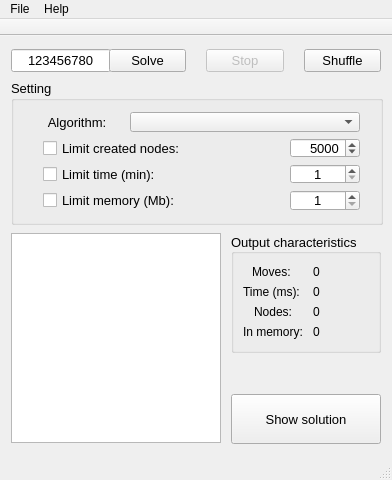
<?xml version="1.0" encoding="UTF-8"?>
<ui version="4.0">
 <class>MainWindow</class>
 <widget class="QMainWindow" name="MainWindow">
  <property name="enabled">
   <bool>true</bool>
  </property>
  <property name="geometry">
   <rect>
    <x>0</x>
    <y>0</y>
    <width>392</width>
    <height>480</height>
   </rect>
  </property>
  <property name="sizePolicy">
   <sizepolicy hsizetype="Fixed" vsizetype="Fixed">
    <horstretch>0</horstretch>
    <verstretch>0</verstretch>
   </sizepolicy>
  </property>
  <property name="minimumSize">
   <size>
    <width>392</width>
    <height>480</height>
   </size>
  </property>
  <property name="maximumSize">
   <size>
    <width>392</width>
    <height>480</height>
   </size>
  </property>
  <property name="windowTitle">
   <string notr="true">8-puzzle</string>
  </property>
  <widget class="QWidget" name="centralWidget">
   <property name="font">
    <font>
     <family>Microsoft Sans Serif</family>
     <pointsize>10</pointsize>
    </font>
   </property>
   <layout class="QVBoxLayout" name="verticalLayout_3">
    <item>
     <layout class="QHBoxLayout" name="horizontalLayout" stretch="2,0,0,0">
      <property name="spacing">
       <number>20</number>
      </property>
      <property name="leftMargin">
       <number>0</number>
      </property>
      <property name="rightMargin">
       <number>0</number>
      </property>
      <item>
       <widget class="QLineEdit" name="lineEdit">
        <property name="sizePolicy">
         <sizepolicy hsizetype="Expanding" vsizetype="Fixed">
          <horstretch>0</horstretch>
          <verstretch>0</verstretch>
         </sizepolicy>
        </property>
        <property name="minimumSize">
         <size>
          <width>100</width>
          <height>0</height>
         </size>
        </property>
        <property name="maximumSize">
         <size>
          <width>16777215</width>
          <height>16777215</height>
         </size>
        </property>
        <property name="toolTip">
         <string>&lt;html&gt;&lt;head/&gt;&lt;body&gt;&lt;p&gt;&lt;span style=&quot; font-size:12pt;&quot;&gt;Enter 9 numbers &lt;/span&gt;&lt;span style=&quot; font-size:12pt; font-weight:600;&quot;&gt;[0; 8]&lt;/span&gt;&lt;/p&gt;&lt;p&gt;&lt;span style=&quot; font-size:12pt; font-style:italic;&quot;&gt;Example: 167234508 &lt;/span&gt;&lt;/p&gt;&lt;/body&gt;&lt;/html&gt;</string>
        </property>
        <property name="inputMethodHints">
         <set>Qt::ImhNone</set>
        </property>
        <property name="text">
         <string>123456780</string>
        </property>
        <property name="maxLength">
         <number>9</number>
        </property>
        <property name="cursorPosition">
         <number>9</number>
        </property>
        <property name="alignment">
         <set>Qt::AlignCenter</set>
        </property>
       </widget>
      </item>
      <item>
       <widget class="QPushButton" name="btnSolve">
        <property name="toolTip">
         <string>&lt;html&gt;&lt;head/&gt;&lt;body&gt;&lt;p&gt;&lt;span style=&quot; font-size:12pt;&quot;&gt;Push button to run algorithm&lt;/span&gt;&lt;/p&gt;&lt;/body&gt;&lt;/html&gt;</string>
        </property>
        <property name="statusTip">
         <string>to run searching...</string>
        </property>
        <property name="text">
         <string>Solve</string>
        </property>
       </widget>
      </item>
      <item>
       <widget class="QPushButton" name="btnStop">
        <property name="enabled">
         <bool>false</bool>
        </property>
        <property name="toolTip">
         <string>&lt;html&gt;&lt;head/&gt;&lt;body&gt;&lt;p&gt;&lt;span style=&quot; font-size:12pt;&quot;&gt;Push button to stop the calculation&lt;/span&gt;&lt;/p&gt;&lt;/body&gt;&lt;/html&gt;</string>
        </property>
        <property name="statusTip">
         <string>to stop searching...</string>
        </property>
        <property name="text">
         <string>Stop</string>
        </property>
        <property name="checkable">
         <bool>false</bool>
        </property>
       </widget>
      </item>
      <item>
       <widget class="QPushButton" name="btnShuffle">
        <property name="toolTip">
         <string>&lt;html&gt;&lt;head/&gt;&lt;body&gt;&lt;p&gt;&lt;span style=&quot; font-size:12pt;&quot;&gt;Push button to random set numbers&lt;/span&gt;&lt;/p&gt;&lt;/body&gt;&lt;/html&gt;</string>
        </property>
        <property name="statusTip">
         <string>to shuffle a numbers...</string>
        </property>
        <property name="text">
         <string>Shuffle</string>
        </property>
       </widget>
      </item>
     </layout>
    </item>
    <item>
     <widget class="QGroupBox" name="groupBox_2">
      <property name="minimumSize">
       <size>
        <width>372</width>
        <height>145</height>
       </size>
      </property>
      <property name="maximumSize">
       <size>
        <width>372</width>
        <height>145</height>
       </size>
      </property>
      <property name="title">
       <string>Setting</string>
      </property>
      <property name="flat">
       <bool>false</bool>
      </property>
      <property name="checkable">
       <bool>false</bool>
      </property>
      <layout class="QVBoxLayout" name="verticalLayout_2" stretch="0,0,0,0">
       <property name="leftMargin">
        <number>20</number>
       </property>
       <property name="rightMargin">
        <number>20</number>
       </property>
       <item>
        <layout class="QHBoxLayout" name="horizontalLayout_2" stretch="0,0">
         <property name="spacing">
          <number>10</number>
         </property>
         <property name="leftMargin">
          <number>0</number>
         </property>
         <item>
          <widget class="QLabel" name="label">
           <property name="text">
            <string>Algorithm:</string>
           </property>
           <property name="alignment">
            <set>Qt::AlignCenter</set>
           </property>
          </widget>
         </item>
         <item>
          <widget class="QComboBox" name="comboBoxALGO">
           <property name="sizePolicy">
            <sizepolicy hsizetype="Preferred" vsizetype="Fixed">
             <horstretch>0</horstretch>
             <verstretch>0</verstretch>
            </sizepolicy>
           </property>
           <property name="minimumSize">
            <size>
             <width>230</width>
             <height>20</height>
            </size>
           </property>
           <property name="maximumSize">
            <size>
             <width>230</width>
             <height>25</height>
            </size>
           </property>
           <property name="toolTip">
            <string>&lt;html&gt;&lt;head/&gt;&lt;body&gt;&lt;p&gt;&lt;span style=&quot; font-size:12pt;&quot;&gt;Choose a algorithm&lt;/span&gt;&lt;/p&gt;&lt;/body&gt;&lt;/html&gt;</string>
           </property>
           <property name="statusTip">
            <string>to choose algorithm...</string>
           </property>
          </widget>
         </item>
        </layout>
       </item>
       <item>
        <layout class="QHBoxLayout" name="horizontalLayout_4">
         <property name="leftMargin">
          <number>9</number>
         </property>
         <property name="rightMargin">
          <number>0</number>
         </property>
         <item>
          <widget class="QCheckBox" name="cbLimitNodex">
           <property name="minimumSize">
            <size>
             <width>0</width>
             <height>0</height>
            </size>
           </property>
           <property name="maximumSize">
            <size>
             <width>16777215</width>
             <height>16777215</height>
            </size>
           </property>
           <property name="toolTip">
            <string>&lt;html&gt;&lt;head/&gt;&lt;body&gt;&lt;p&gt;&lt;span style=&quot; font-size:12pt;&quot;&gt;Check to limit on the number of created nodes&lt;/span&gt;&lt;/p&gt;&lt;/body&gt;&lt;/html&gt;</string>
           </property>
           <property name="layoutDirection">
            <enum>Qt::LeftToRight</enum>
           </property>
           <property name="autoFillBackground">
            <bool>false</bool>
           </property>
           <property name="text">
            <string>Limit created nodes: </string>
           </property>
           <property name="iconSize">
            <size>
             <width>16</width>
             <height>16</height>
            </size>
           </property>
           <property name="checked">
            <bool>false</bool>
           </property>
          </widget>
         </item>
         <item>
          <widget class="QSpinBox" name="spLimitNodes">
           <property name="minimumSize">
            <size>
             <width>0</width>
             <height>0</height>
            </size>
           </property>
           <property name="maximumSize">
            <size>
             <width>70</width>
             <height>16777215</height>
            </size>
           </property>
           <property name="alignment">
            <set>Qt::AlignRight|Qt::AlignTrailing|Qt::AlignVCenter</set>
           </property>
           <property name="buttonSymbols">
            <enum>QAbstractSpinBox::UpDownArrows</enum>
           </property>
           <property name="specialValueText">
            <string/>
           </property>
           <property name="showGroupSeparator" stdset="0">
            <bool>false</bool>
           </property>
           <property name="minimum">
            <number>1</number>
           </property>
           <property name="maximum">
            <number>200000</number>
           </property>
           <property name="value">
            <number>5000</number>
           </property>
          </widget>
         </item>
        </layout>
       </item>
       <item>
        <layout class="QHBoxLayout" name="horizontalLayout_5" stretch="1,0">
         <property name="leftMargin">
          <number>9</number>
         </property>
         <item>
          <widget class="QCheckBox" name="cbLimitTime">
           <property name="toolTip">
            <string>&lt;html&gt;&lt;head/&gt;&lt;body&gt;&lt;p&gt;&lt;span style=&quot; font-size:12pt;&quot;&gt;The time limit &lt;/span&gt;&lt;/p&gt;&lt;/body&gt;&lt;/html&gt;</string>
           </property>
           <property name="text">
            <string>Limit time (min):</string>
           </property>
          </widget>
         </item>
         <item>
          <widget class="QSpinBox" name="spLimitTime">
           <property name="minimumSize">
            <size>
             <width>70</width>
             <height>0</height>
            </size>
           </property>
           <property name="maximumSize">
            <size>
             <width>70</width>
             <height>16777215</height>
            </size>
           </property>
           <property name="alignment">
            <set>Qt::AlignCenter</set>
           </property>
           <property name="prefix">
            <string/>
           </property>
           <property name="minimum">
            <number>1</number>
           </property>
           <property name="maximum">
            <number>999</number>
           </property>
          </widget>
         </item>
        </layout>
       </item>
       <item>
        <layout class="QHBoxLayout" name="horizontalLayout_6">
         <property name="leftMargin">
          <number>9</number>
         </property>
         <item>
          <widget class="QCheckBox" name="cbLimitMemory">
           <property name="toolTip">
            <string>&lt;html&gt;&lt;head/&gt;&lt;body&gt;&lt;p&gt;&lt;span style=&quot; font-size:12pt;&quot;&gt;The memory limit&lt;/span&gt;&lt;/p&gt;&lt;/body&gt;&lt;/html&gt;</string>
           </property>
           <property name="text">
            <string>Limit memory (Mb):</string>
           </property>
          </widget>
         </item>
         <item>
          <widget class="QSpinBox" name="spLimitMemory">
           <property name="minimumSize">
            <size>
             <width>70</width>
             <height>0</height>
            </size>
           </property>
           <property name="maximumSize">
            <size>
             <width>70</width>
             <height>16777215</height>
            </size>
           </property>
           <property name="alignment">
            <set>Qt::AlignCenter</set>
           </property>
           <property name="minimum">
            <number>1</number>
           </property>
           <property name="maximum">
            <number>999</number>
           </property>
           <property name="displayIntegerBase">
            <number>10</number>
           </property>
          </widget>
         </item>
        </layout>
       </item>
      </layout>
     </widget>
    </item>
    <item>
     <layout class="QHBoxLayout" name="horizontalLayout_3">
      <property name="spacing">
       <number>10</number>
      </property>
      <item>
       <widget class="QGraphicsView" name="graphicsView">
        <property name="sizePolicy">
         <sizepolicy hsizetype="Fixed" vsizetype="Fixed">
          <horstretch>0</horstretch>
          <verstretch>0</verstretch>
         </sizepolicy>
        </property>
        <property name="minimumSize">
         <size>
          <width>210</width>
          <height>210</height>
         </size>
        </property>
        <property name="maximumSize">
         <size>
          <width>210</width>
          <height>210</height>
         </size>
        </property>
        <property name="verticalScrollBarPolicy">
         <enum>Qt::ScrollBarAlwaysOff</enum>
        </property>
        <property name="horizontalScrollBarPolicy">
         <enum>Qt::ScrollBarAlwaysOff</enum>
        </property>
        <property name="renderHints">
         <set>QPainter::Antialiasing|QPainter::TextAntialiasing</set>
        </property>
       </widget>
      </item>
      <item>
       <layout class="QVBoxLayout" name="verticalLayout">
        <property name="spacing">
         <number>41</number>
        </property>
        <item>
         <widget class="QGroupBox" name="groupBox">
          <property name="sizePolicy">
           <sizepolicy hsizetype="Preferred" vsizetype="Preferred">
            <horstretch>0</horstretch>
            <verstretch>0</verstretch>
           </sizepolicy>
          </property>
          <property name="minimumSize">
           <size>
            <width>150</width>
            <height>120</height>
           </size>
          </property>
          <property name="maximumSize">
           <size>
            <width>150</width>
            <height>120</height>
           </size>
          </property>
          <property name="title">
           <string>Output characteristics</string>
          </property>
          <property name="alignment">
           <set>Qt::AlignLeading|Qt::AlignLeft|Qt::AlignVCenter</set>
          </property>
          <property name="flat">
           <bool>false</bool>
          </property>
          <property name="checkable">
           <bool>false</bool>
          </property>
          <layout class="QFormLayout" name="formLayout">
           <property name="sizeConstraint">
            <enum>QLayout::SetDefaultConstraint</enum>
           </property>
           <property name="fieldGrowthPolicy">
            <enum>QFormLayout::FieldsStayAtSizeHint</enum>
           </property>
           <property name="rowWrapPolicy">
            <enum>QFormLayout::DontWrapRows</enum>
           </property>
           <property name="labelAlignment">
            <set>Qt::AlignCenter</set>
           </property>
           <property name="formAlignment">
            <set>Qt::AlignLeading|Qt::AlignLeft|Qt::AlignVCenter</set>
           </property>
           <property name="horizontalSpacing">
            <number>9</number>
           </property>
           <property name="verticalSpacing">
            <number>6</number>
           </property>
           <property name="leftMargin">
            <number>9</number>
           </property>
           <property name="topMargin">
            <number>9</number>
           </property>
           <property name="rightMargin">
            <number>9</number>
           </property>
           <property name="bottomMargin">
            <number>9</number>
           </property>
           <item row="0" column="0">
            <widget class="QLabel" name="label_2">
             <property name="font">
              <font>
               <pointsize>9</pointsize>
              </font>
             </property>
             <property name="text">
              <string>Moves: </string>
             </property>
             <property name="alignment">
              <set>Qt::AlignLeading|Qt::AlignLeft|Qt::AlignVCenter</set>
             </property>
            </widget>
           </item>
           <item row="0" column="1">
            <widget class="QLabel" name="lblNumMoves">
             <property name="font">
              <font>
               <pointsize>9</pointsize>
              </font>
             </property>
             <property name="toolTip">
              <string>&lt;html&gt;&lt;head/&gt;&lt;body&gt;&lt;p&gt;&lt;span style=&quot; font-size:12pt;&quot;&gt;Count&lt;/span&gt;&lt;/p&gt;&lt;/body&gt;&lt;/html&gt;</string>
             </property>
             <property name="text">
              <string>0</string>
             </property>
             <property name="alignment">
              <set>Qt::AlignCenter</set>
             </property>
            </widget>
           </item>
           <item row="2" column="0">
            <widget class="QLabel" name="label_3">
             <property name="font">
              <font>
               <pointsize>9</pointsize>
              </font>
             </property>
             <property name="text">
              <string>Time (ms): </string>
             </property>
             <property name="alignment">
              <set>Qt::AlignLeading|Qt::AlignLeft|Qt::AlignVCenter</set>
             </property>
            </widget>
           </item>
           <item row="2" column="1">
            <widget class="QLabel" name="lblTime">
             <property name="minimumSize">
              <size>
               <width>0</width>
               <height>0</height>
              </size>
             </property>
             <property name="font">
              <font>
               <pointsize>9</pointsize>
              </font>
             </property>
             <property name="toolTip">
              <string>&lt;html&gt;&lt;head/&gt;&lt;body&gt;&lt;p&gt;&lt;span style=&quot; font-size:12pt;&quot;&gt;Milliseconds &lt;/span&gt;&lt;/p&gt;&lt;/body&gt;&lt;/html&gt;</string>
             </property>
             <property name="text">
              <string>0</string>
             </property>
             <property name="alignment">
              <set>Qt::AlignCenter</set>
             </property>
            </widget>
           </item>
           <item row="3" column="0">
            <widget class="QLabel" name="label_4">
             <property name="font">
              <font>
               <pointsize>9</pointsize>
              </font>
             </property>
             <property name="toolTip">
              <string>&lt;html&gt;&lt;head/&gt;&lt;body&gt;&lt;p&gt;&lt;span style=&quot; font-size:12pt;&quot;&gt;Created nodes&lt;/span&gt;&lt;/p&gt;&lt;/body&gt;&lt;/html&gt;</string>
             </property>
             <property name="text">
              <string>&lt;html&gt;&lt;head/&gt;&lt;body&gt;&lt;p&gt;Nodes:&lt;/p&gt;&lt;/body&gt;&lt;/html&gt;</string>
             </property>
            </widget>
           </item>
           <item row="3" column="1">
            <widget class="QLabel" name="lblCreatedNodes">
             <property name="font">
              <font>
               <pointsize>9</pointsize>
              </font>
             </property>
             <property name="toolTip">
              <string>&lt;html&gt;&lt;head/&gt;&lt;body&gt;&lt;p&gt;&lt;span style=&quot; font-size:12pt;&quot;&gt;Count&lt;/span&gt;&lt;/p&gt;&lt;/body&gt;&lt;/html&gt;</string>
             </property>
             <property name="text">
              <string>0</string>
             </property>
            </widget>
           </item>
           <item row="4" column="0">
            <widget class="QLabel" name="label_5">
             <property name="font">
              <font>
               <pointsize>9</pointsize>
              </font>
             </property>
             <property name="toolTip">
              <string>&lt;html&gt;&lt;head/&gt;&lt;body&gt;&lt;p&gt;&lt;span style=&quot; font-size:12pt;&quot;&gt;Count nodes in memory&lt;/span&gt;&lt;/p&gt;&lt;/body&gt;&lt;/html&gt;</string>
             </property>
             <property name="text">
              <string>In memory:</string>
             </property>
            </widget>
           </item>
           <item row="4" column="1">
            <widget class="QLabel" name="lblNodesInMemory">
             <property name="font">
              <font>
               <pointsize>9</pointsize>
              </font>
             </property>
             <property name="toolTip">
              <string>&lt;html&gt;&lt;head/&gt;&lt;body&gt;&lt;p&gt;&lt;span style=&quot; font-size:12pt;&quot;&gt;Count&lt;/span&gt;&lt;/p&gt;&lt;/body&gt;&lt;/html&gt;</string>
             </property>
             <property name="text">
              <string>0</string>
             </property>
            </widget>
           </item>
          </layout>
         </widget>
        </item>
        <item>
         <widget class="QPushButton" name="btnShowSolution">
          <property name="minimumSize">
           <size>
            <width>150</width>
            <height>50</height>
           </size>
          </property>
          <property name="maximumSize">
           <size>
            <width>150</width>
            <height>50</height>
           </size>
          </property>
          <property name="toolTip">
           <string>&lt;html&gt;&lt;head/&gt;&lt;body&gt;&lt;p&gt;&lt;span style=&quot; font-size:12pt;&quot;&gt;Push button to play solution&lt;/span&gt;&lt;/p&gt;&lt;/body&gt;&lt;/html&gt;</string>
          </property>
          <property name="statusTip">
           <string>to show solution</string>
          </property>
          <property name="text">
           <string>Show solution</string>
          </property>
          <property name="autoDefault">
           <bool>false</bool>
          </property>
          <property name="default">
           <bool>false</bool>
          </property>
          <property name="flat">
           <bool>false</bool>
          </property>
         </widget>
        </item>
       </layout>
      </item>
     </layout>
    </item>
   </layout>
  </widget>
  <widget class="QMenuBar" name="menuBar">
   <property name="geometry">
    <rect>
     <x>0</x>
     <y>0</y>
     <width>392</width>
     <height>21</height>
    </rect>
   </property>
   <widget class="QMenu" name="menuFile">
    <property name="title">
     <string>File</string>
    </property>
    <addaction name="actionExit"/>
   </widget>
   <widget class="QMenu" name="menuHelp">
    <property name="title">
     <string>Help</string>
    </property>
    <addaction name="actionAbout"/>
   </widget>
   <addaction name="menuFile"/>
   <addaction name="menuHelp"/>
  </widget>
  <widget class="QToolBar" name="mainToolBar">
   <property name="enabled">
    <bool>false</bool>
   </property>
   <property name="movable">
    <bool>false</bool>
   </property>
   <property name="allowedAreas">
    <set>Qt::NoToolBarArea</set>
   </property>
   <attribute name="toolBarArea">
    <enum>TopToolBarArea</enum>
   </attribute>
   <attribute name="toolBarBreak">
    <bool>false</bool>
   </attribute>
  </widget>
  <widget class="QStatusBar" name="statusBar"/>
  <action name="actionExit">
   <property name="text">
    <string>Exit</string>
   </property>
   <property name="shortcut">
    <string>Alt+Q</string>
   </property>
  </action>
  <action name="actionAbout">
   <property name="text">
    <string>About</string>
   </property>
  </action>
 </widget>
 <layoutdefault spacing="6" margin="11"/>
 <tabstops>
  <tabstop>lineEdit</tabstop>
  <tabstop>comboBoxALGO</tabstop>
  <tabstop>cbLimitNodex</tabstop>
  <tabstop>spLimitNodes</tabstop>
  <tabstop>cbLimitTime</tabstop>
  <tabstop>spLimitTime</tabstop>
  <tabstop>cbLimitMemory</tabstop>
  <tabstop>spLimitMemory</tabstop>
  <tabstop>btnSolve</tabstop>
  <tabstop>btnStop</tabstop>
  <tabstop>btnShowSolution</tabstop>
  <tabstop>btnShuffle</tabstop>
  <tabstop>graphicsView</tabstop>
 </tabstops>
 <resources/>
 <connections>
  <connection>
   <sender>actionExit</sender>
   <signal>triggered()</signal>
   <receiver>MainWindow</receiver>
   <slot>close()</slot>
   <hints>
    <hint type="sourcelabel">
     <x>-1</x>
     <y>-1</y>
    </hint>
    <hint type="destinationlabel">
     <x>195</x>
     <y>214</y>
    </hint>
   </hints>
  </connection>
 </connections>
</ui>
